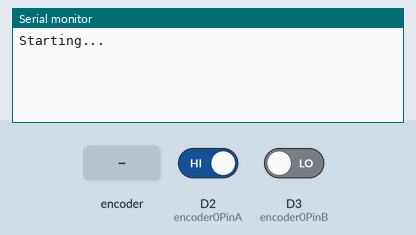
Bench run of a sketch on a simulated Arduino Zero (SAMD21). On the bench: the last lines printed to the serial monitor. The inputs (shaded band) are chosen by the test bench; at power-on: D2 (encoder0PinA) HIGH, D3 (encoder0PinB) LOW.

Above: at 1.2 s.
1.3 s: rotary encoder on D2 (encoder0PinA) / D3 (encoder0PinB) turned 3 steps (first pin leading)
At 2.2 s:
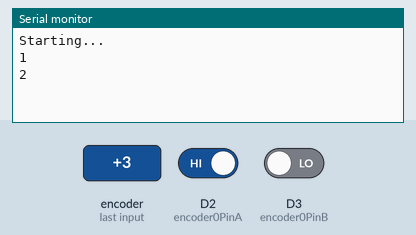
3.4 s: rotary encoder on D2 (encoder0PinA) / D3 (encoder0PinB) turned 1 step (first pin leading)
At 4.7 s:
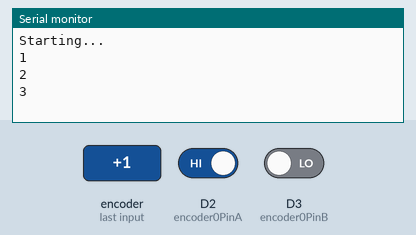

Measured:
- after the input at 1.3 s, the serial monitor: prints a new line after 0.23 s (image 1)
- after the input at 3.4 s, the serial monitor: prints a new line at once (image 2)

The sketch:

Pendant.ino
```cpp
#define encoder0PinA  2
#define encoder0PinB  3

void setup() {
  pinMode(encoder0PinA, INPUT);
  pinMode(encoder0PinA, INPUT);

  attachInterrupt(digitalPinToInterrupt(encoder0PinA), Change, CHANGE);
  attachInterrupt(digitalPinToInterrupt(encoder0PinB), Change, CHANGE);

  SerialUSB.begin(9600);
  while (!SerialUSB) {
    ;
  }
  SerialUSB.println("Starting...");
}

int OldCount = 0;
int counter = 0;
int lastA = 0;
int lastB = 0;

void loop() {
  if(OldCount != counter){
    OldCount = counter;
    SerialUSB.println(OldCount);
  }
}

void Change(){
  int SensorA  = digitalRead(encoder0PinA);
  int SensorB  = digitalRead(encoder0PinB);

  // End of pulse
  if(SensorA == 0 && SensorB == 0){

    if(lastA == 0 && lastB == 1){
      counter++;
    }
    else if(lastA == 1 && lastB == 0){
      counter--;
    }

  }

  if(SensorA != lastA){
    lastA = SensorA;
  }
  if(SensorB != lastB){
    lastB = SensorB;
  }

}
```
